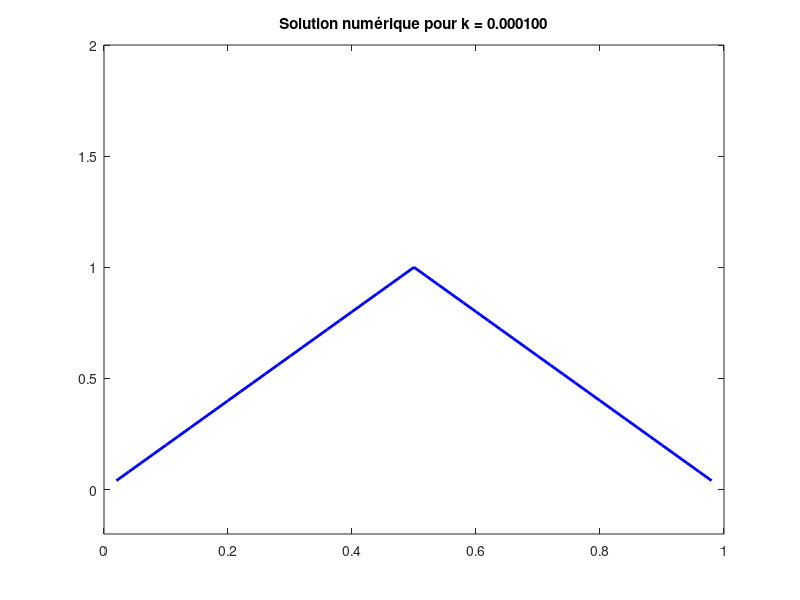

Source code (MATLAB): (Note: this script raises an error after producing the figure.)
% Définition des paramètres
a = 0;
b = 1;
M = 49;
T = 0.01;
k_values = [0.0001, 0.0002, 0.00021, 0.00022];
alpha = 1;
h = (b - a) / (M + 1);
nbTermes = 5;
tps=0.00001;
% Initialisation de x
x = linspace(a + h, b - h, M)';

% Définition de la fonction u0(x)
U0 = zeros(M, 1);
for i = 1:M

    %premiere partie
    if x(i) > a && x(i) <= (b + a) / 2
        U0(i) = 2 * x(i);
    else
        U0(i) = 2 * (a + b - x(i));
    end

    %deuxième partie
    %mu_m = rand; % Génération d'une valeur aléatoire pour mu_m
    %U0(i) =  mu_m * (x(i) - a) * (x(i) - b);
    %attention signe moins a supprimer c'est juste pour l'affichage



end

for k = k_values
    N = round(T/k); % Arrondir N à l'entier le plus proche
    p = 1-2*alpha*k/(h^2);
    q = alpha*k/(h^2);
    r = q;
    fprintf('Pour k = %f, alpha*k/h^2 = %f\n', k, alpha*k/h^2);

    A = diag(p*ones(1,M)) + diag(q*ones(1,M-1),1) + diag(r*ones(1,M-1),-1);
    
    U = zeros(M, N);
    U(:,1) = U0;

    figure;
    hPlotNum = plot(x, U(:, 1), 'LineWidth', 2, 'Color', 'blue');
    hold on;
    ylim([-0.2 2]);
    title(sprintf('Solution numérique pour k = %f', k));

    if k == k_values(1)
        % Calcul initial de la solution exacte
        u_exact = calculeSolutionExacte(x, 0, alpha, nbTermes);
        hPlotExact = plot(x, u_exact, 'LineWidth', 2, 'Color', 'red');
        legend('Solution numérique', 'Solution exacte');
    else
        legend('Solution numérique');
    end

    for n = 2:N
        UOLD = U(:, n-1);
        UNEW = A * UOLD;
        U(:, n) = UNEW;

        % Mise à jour de la solution numérique
        set(hPlotNum, 'YData', U(:, n));

        if k == k_values(1)
            % Calcul et mise à jour de la solution exacte
            t = (n-1) * k;
            u_exact = calculeSolutionExacte(x, t, alpha, nbTermes);
            set(hPlotExact, 'YData', u_exact);
        end

        drawnow;
        pause(tps);
    end
    pause(1)
    hold off;
    if k == k_values(1)
        
    end
end

function u_exact = calculeSolutionExacte(x, t, alpha, nbTermes)
    u_exact = zeros(size(x));
    for j = 0:(nbTermes - 1)
        terme = ((-1)^j / ((2*j + 1)^2 * pi^2)) * sin((2*j + 1) * pi * x) * exp(-(2*j + 1)^2 * pi^2 * alpha * t);
        u_exact = u_exact + terme;
    end
    u_exact = u_exact * 8;
end
